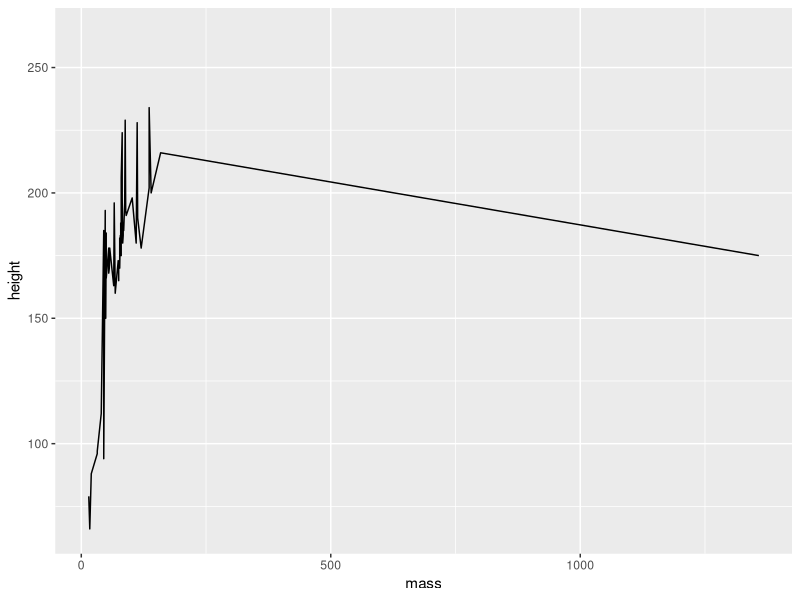

Reproduce this figure in R.
## ---- chunk 1
knitr::opts_chunk$set(echo = TRUE)
## ---- chunk 2
library(tidyverse)
## ---- chunk 3
ggplot(data= starwars, aes(x = mass, y = height)) +
  geom_line()
